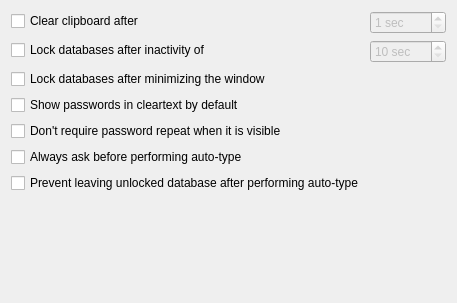
<?xml version="1.0" encoding="UTF-8"?>
<ui version="4.0">
 <class>SettingsWidgetSecurity</class>
 <widget class="QWidget" name="SettingsWidgetSecurity">
  <property name="geometry">
   <rect>
    <x>0</x>
    <y>0</y>
    <width>374</width>
    <height>303</height>
   </rect>
  </property>
  <layout class="QFormLayout" name="formLayout">
   <item row="0" column="0">
    <widget class="QCheckBox" name="clearClipboardCheckBox">
     <property name="text">
      <string>Clear clipboard after</string>
     </property>
    </widget>
   </item>
   <item row="0" column="1">
    <widget class="QSpinBox" name="clearClipboardSpinBox">
     <property name="enabled">
      <bool>false</bool>
     </property>
     <property name="suffix">
      <string> sec</string>
     </property>
     <property name="minimum">
      <number>1</number>
     </property>
     <property name="maximum">
      <number>999</number>
     </property>
    </widget>
   </item>
   <item row="1" column="0">
    <widget class="QCheckBox" name="lockDatabaseIdleCheckBox">
     <property name="text">
      <string>Lock databases after inactivity of</string>
     </property>
    </widget>
   </item>
   <item row="1" column="1">
    <widget class="QSpinBox" name="lockDatabaseIdleSpinBox">
     <property name="enabled">
      <bool>false</bool>
     </property>
     <property name="suffix">
      <string> sec</string>
     </property>
     <property name="minimum">
      <number>10</number>
     </property>
     <property name="maximum">
      <number>9999</number>
     </property>
    </widget>
   </item>
   <item row="2" column="0">
    <widget class="QCheckBox" name="lockDatabaseMinimizeCheckBox">
     <property name="text">
      <string>Lock databases after minimizing the window</string>
     </property>
    </widget>
   </item>
   <item row="3" column="0">
    <widget class="QCheckBox" name="passwordCleartextCheckBox">
     <property name="text">
      <string>Show passwords in cleartext by default</string>
     </property>
    </widget>
   </item>
   <item row="4" column="0">
    <widget class="QCheckBox" name="passwordRepeatCheckBox">
     <property name="text">
      <string>Don't require password repeat when it is visible</string>
     </property>
    </widget>
   </item>
   <item row="5" column="0">
    <widget class="QCheckBox" name="autoTypeAskCheckBox">
     <property name="text">
      <string>Always ask before performing auto-type</string>
     </property>
    </widget>
   </item>
   <item row="6" column="0">
    <widget class="QCheckBox" name="autoTypeRelockCheckBox">
     <property name="text">
      <string>Prevent leaving unlocked database after performing auto-type</string>
     </property>
    </widget>
   </item>
  </layout>
 </widget>
 <tabstops>
  <tabstop>clearClipboardCheckBox</tabstop>
  <tabstop>clearClipboardSpinBox</tabstop>
 </tabstops>
 <resources/>
 <connections/>
</ui>
